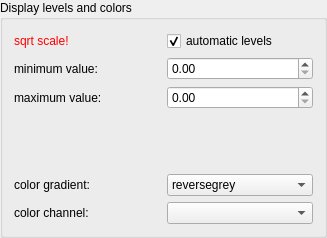
<?xml version="1.0" encoding="UTF-8"?>
<ui version="4.0">
 <class>LevelsGroupBox</class>
 <widget class="QGroupBox" name="LevelsGroupBox">
  <property name="geometry">
   <rect>
    <x>0</x>
    <y>0</y>
    <width>327</width>
    <height>238</height>
   </rect>
  </property>
  <property name="windowTitle">
   <string>GroupBox</string>
  </property>
  <property name="title">
   <string>Display levels and colors</string>
  </property>
  <layout class="QGridLayout" name="gridLayout_2">
   <item row="0" column="0">
    <layout class="QVBoxLayout" name="verticalLayout">
     <item>
      <layout class="QGridLayout" name="gridLayout">
       <item row="0" column="0">
        <widget class="QLabel" name="scalingLabel">
         <property name="toolTip">
          <string>intensity display scaling</string>
         </property>
         <property name="styleSheet">
          <string notr="true">color: red;</string>
         </property>
         <property name="text">
          <string>sqrt scale!</string>
         </property>
        </widget>
       </item>
       <item row="2" column="0">
        <widget class="QLabel" name="maxLabel">
         <property name="toolTip">
          <string>maximum intensity values after scaling</string>
         </property>
         <property name="text">
          <string>maximum value:</string>
         </property>
         <property name="buddy">
          <cstring>maxDoubleSpinBox</cstring>
         </property>
        </widget>
       </item>
       <item row="0" column="1">
        <widget class="QCheckBox" name="autoLevelsCheckBox">
         <property name="toolTip">
          <string>find mininum and maximum intensity values after scaling
for color distribution of the image</string>
         </property>
         <property name="text">
          <string>automatic levels</string>
         </property>
         <property name="checked">
          <bool>true</bool>
         </property>
        </widget>
       </item>
       <item row="1" column="1">
        <widget class="QDoubleSpinBox" name="minDoubleSpinBox">
         <property name="toolTip">
          <string>mininum intensity values after scaling</string>
         </property>
        </widget>
       </item>
       <item row="2" column="1">
        <widget class="QDoubleSpinBox" name="maxDoubleSpinBox">
         <property name="toolTip">
          <string>maximum intensity values after scaling</string>
         </property>
        </widget>
       </item>
       <item row="1" column="0">
        <widget class="QLabel" name="minLabel">
         <property name="toolTip">
          <string>mininum intensity values after scaling</string>
         </property>
         <property name="text">
          <string>minimum value:</string>
         </property>
         <property name="buddy">
          <cstring>minDoubleSpinBox</cstring>
         </property>
        </widget>
       </item>
      </layout>
     </item>
     <item>
      <widget class="QFrame" name="histogramFrame">
       <property name="frameShape">
        <enum>QFrame::NoFrame</enum>
       </property>
       <property name="frameShadow">
        <enum>QFrame::Raised</enum>
       </property>
       <property name="lineWidth">
        <number>0</number>
       </property>
       <layout class="QGridLayout" name="gridLayout_5">
        <property name="margin">
         <number>0</number>
        </property>
        <property name="spacing">
         <number>0</number>
        </property>
        <item row="0" column="0">
         <layout class="QVBoxLayout" name="histogramLayout"/>
        </item>
       </layout>
      </widget>
     </item>
     <item>
      <layout class="QGridLayout" name="colorGridLayout">
       <item row="0" column="0">
        <widget class="QLabel" name="gradientLabel">
         <property name="toolTip">
          <string>gradient for the color distribution of the image</string>
         </property>
         <property name="text">
          <string>color gradient:</string>
         </property>
         <property name="buddy">
          <cstring>gradientComboBox</cstring>
         </property>
        </widget>
       </item>
       <item row="0" column="1">
        <widget class="QComboBox" name="gradientComboBox">
         <property name="toolTip">
          <string>gradient for the color distribution of the image</string>
         </property>
         <item>
          <property name="text">
           <string>reversegrey</string>
          </property>
         </item>
         <item>
          <property name="text">
           <string>highcontrast</string>
          </property>
         </item>
         <item>
          <property name="text">
           <string>thermal</string>
          </property>
         </item>
         <item>
          <property name="text">
           <string>flame</string>
          </property>
         </item>
         <item>
          <property name="text">
           <string>bipolar</string>
          </property>
         </item>
         <item>
          <property name="text">
           <string>spectrum</string>
          </property>
         </item>
         <item>
          <property name="text">
           <string>spectrumclip</string>
          </property>
         </item>
         <item>
          <property name="text">
           <string>greyclip</string>
          </property>
         </item>
         <item>
          <property name="text">
           <string>grey</string>
          </property>
         </item>
         <item>
          <property name="text">
           <string>cyclic</string>
          </property>
         </item>
         <item>
          <property name="text">
           <string>yellowy</string>
          </property>
         </item>
         <item>
          <property name="text">
           <string>inverted</string>
          </property>
         </item>
        </widget>
       </item>
       <item row="1" column="1">
        <widget class="QComboBox" name="channelComboBox">
         <property name="toolTip">
          <string>color channel for multi color images like RGB or CMYK</string>
         </property>
        </widget>
       </item>
       <item row="1" column="0">
        <widget class="QLabel" name="channelLabel">
         <property name="toolTip">
          <string>color channel for multi color images like RGB or CMYK</string>
         </property>
         <property name="text">
          <string>color channel:</string>
         </property>
         <property name="buddy">
          <cstring>channelComboBox</cstring>
         </property>
        </widget>
       </item>
      </layout>
     </item>
    </layout>
   </item>
  </layout>
 </widget>
 <resources/>
 <connections/>
</ui>
